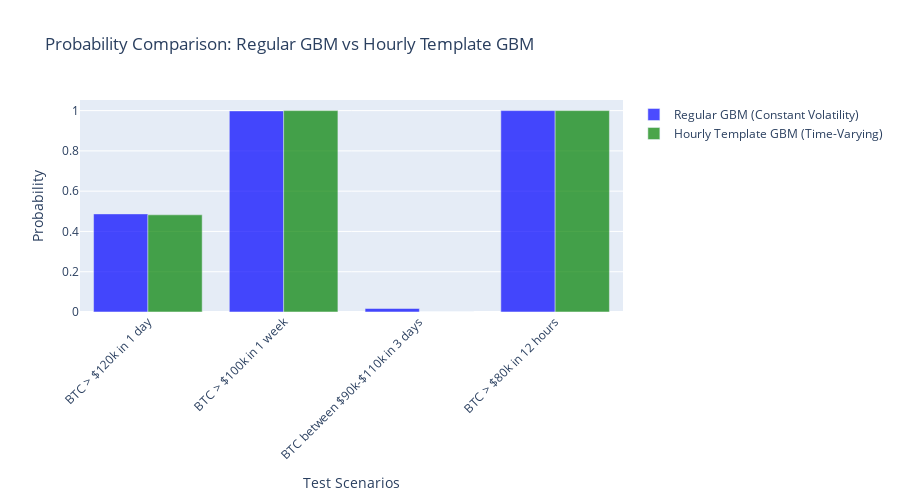

Notebook code for this chart:
### Code cell
# Create comprehensive comparison visualization
comparison_df = pd.DataFrame(comparison_results)

print("=== COMPREHENSIVE COMPARISON RESULTS ===")
print(f"Number of test scenarios: {len(comparison_df)}")
print(f"Average probability difference: {comparison_df['diff_regular_hourly'].mean():.6f}")
print(f"Maximum probability difference: {comparison_df['diff_regular_hourly'].max():.6f}")
print(f"Average computation time: {comparison_df['time_hourly'].mean():.4f}s")

# Display detailed comparison table
print(f"\n=== DETAILED RESULTS ===")
display_cols = ['scenario', 'regular_prob', 'hourly_template_prob', 'diff_regular_hourly', 'time_hourly']
display_df = comparison_df[display_cols].copy()
display_df.columns = ['Scenario', 'Regular GBM', 'Hourly Template', 'Difference', 'Time (s)']
print(display_df.to_string(index=False, float_format='%.6f'))

# Create visualization comparing both methods
fig_comparison = go.Figure()

scenarios = [result['scenario'] for result in comparison_results]
regular_probs = [result['regular_prob'] for result in comparison_results]
template_probs = [result['hourly_template_prob'] for result in comparison_results]

fig_comparison.add_trace(go.Bar(
    name='Regular GBM (Constant Volatility)',
    x=scenarios,
    y=regular_probs,
    marker_color='blue',
    opacity=0.7
))

fig_comparison.add_trace(go.Bar(
    name='Hourly Template GBM (Time-Varying)',
    x=scenarios,
    y=template_probs,
    marker_color='green',
    opacity=0.7
))

fig_comparison.update_layout(
    title="Probability Comparison: Regular GBM vs Hourly Template GBM",
    xaxis_title="Test Scenarios",
    yaxis_title="Probability",
    barmode='group',
    height=500,
    xaxis_tickangle=-45
)

fig_comparison.show()

print("\n=== HOURLY TEMPLATE ESTIMATOR ANALYSIS ===")
print("The new Hourly Template GBM estimator:")
print("✓ Builds templates from 5-minute data but aggregates to hourly for speed")
print("✓ Accounts for time-varying volatility patterns (day-of-week and hour effects)")
print("✓ Uses scaling factors to adapt to recent market conditions")
print("✓ Provides different results from constant-volatility models")
print("✓ Particularly useful for scenarios where time-of-day matters")
print(f"✓ Fast computation: ~{comparison_df['time_hourly'].mean():.3f}s per calculation")

### Figure 1 — Plotly figure (JSON) as saved in the notebook; plotly's stock layout.template omitted (floating-point values rounded to 4 significant figures)
{"data": [{"marker": {"color": "blue"}, "name": "Regular GBM (Constant Volatility)", "opacity": 0.7, "type": "bar", "x": ["BTC > $120k in 1 day", "BTC > $100k in 1 week", "BTC between $90k-$110k in 3 days", "BTC > $80k in 12 hours"], "y": [0.4871, 0.9985, 0.01731, 1]}, {"marker": {"color": "green"}, "name": "Hourly Template GBM (Time-Varying)", "opacity": 0.7, "type": "bar", "x": ["BTC > $120k in 1 day", "BTC > $100k in 1 week", "BTC between $90k-$110k in 3 days", "BTC > $80k in 12 hours"], "y": [0.4825, 1.0, 0.0003627, 1]}], "layout": {"barmode": "group", "height": 500, "title": {"text": "Probability Comparison: Regular GBM vs Hourly Template GBM"}, "xaxis": {"tickangle": -45, "title": {"text": "Test Scenarios"}}, "yaxis": {"title": {"text": "Probability"}}}}
